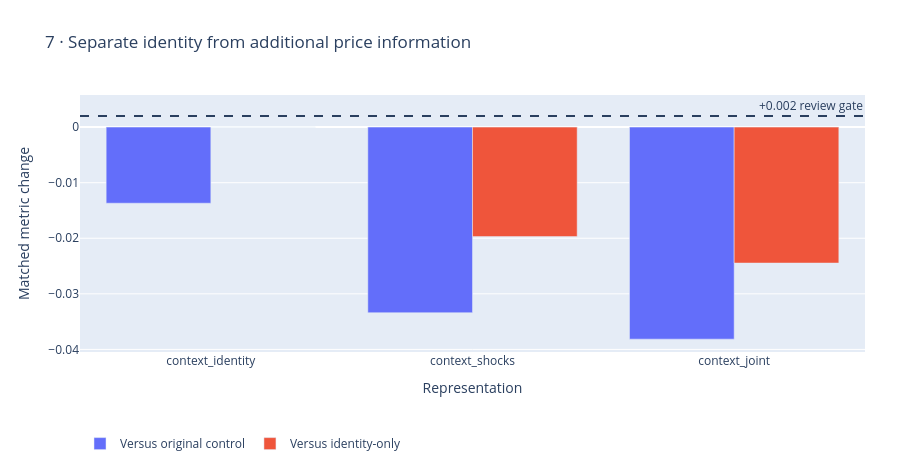

The notebook cell saved with this chart:
### Markdown cell above
## Disentangle identity and price information

A joint-panel gain must exceed both original and identity-only controls to earn review. No automatic other folds or promotion.

### Code cell
figures[6].show()

### Figure 1 — Plotly figure (JSON) as saved in the notebook; plotly's stock layout.template omitted (floating-point values rounded to 4 significant figures)
{"data": [{"name": "Versus original control", "type": "bar", "x": ["context_identity", "context_shocks", "context_joint"], "y": [-0.01369, -0.03339, -0.03815]}, {"name": "Versus identity-only", "type": "bar", "x": ["context_identity", "context_shocks", "context_joint"], "y": [0, -0.0197, -0.02446]}], "layout": {"annotations": [{"showarrow": false, "text": "+0.002 review gate", "x": 1, "xanchor": "right", "xref": "x domain", "y": 0.002, "yanchor": "bottom", "yref": "y"}], "barmode": "group", "height": 470, "legend": {"orientation": "h", "y": -0.3}, "margin": {"b": 100, "l": 80, "r": 35, "t": 95}, "shapes": [{"line": {"dash": "dash"}, "type": "line", "x0": 0, "x1": 1, "xref": "x domain", "y0": 0.002, "y1": 0.002, "yref": "y"}], "title": {"text": "7 · Separate identity from additional price information"}, "xaxis": {"title": {"text": "Representation"}}, "yaxis": {"title": {"text": "Matched metric change"}}}}
